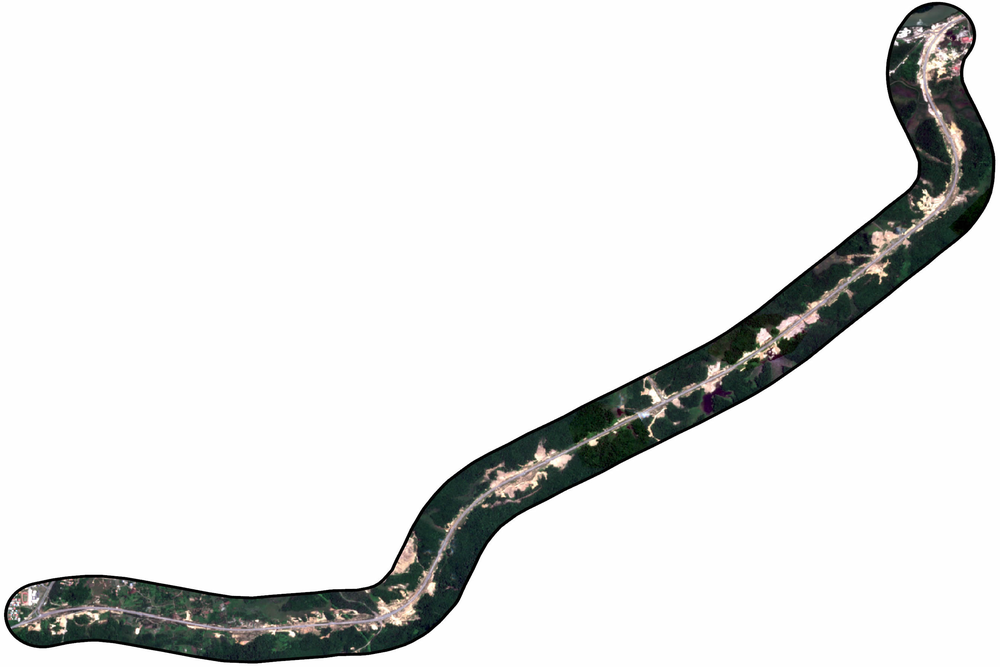
#> input picture Datasets/Raw Images/Images/2018_01.tif, 1000 x 667 px, shrunk from 2688 x 1792 before the run
$ python create_patches.py
#> lines starting #> are read from the running program, lines starting #| are printed output that depends on the picture
# this file helps in generating patches from the clip raster images that measure 2688 by 1792 pixels


import os
import cv2
import numpy as np
from patchify import patchify
from PIL import Image

root_directory = 'Datasets/'

patch_size = 128

img_dir=root_directory+"Raw Images/images/"
for path, subdirs, files in os.walk(img_dir):
    dirname = path.split(os.path.sep)[-1]
    images = os.listdir(path)  #List of all image names in this subdirectory
    for i, image_name in enumerate(images):
        if image_name.endswith(".tif"):
            image = cv2.imread(path+"/"+image_name, 1)  #Read each image as BGR
#> image is the input picture: shape (667, 1000, 3); mean B, G, R 228.4, 229.2, 228.5
            SIZE_X = (image.shape[1]//patch_size)*patch_size
#> SIZE_X = 896
            SIZE_Y = (image.shape[0]//patch_size)*patch_size
#> SIZE_Y = 640
            image = Image.fromarray(image)
            image = image.crop((0 ,0, SIZE_X, SIZE_Y))  #Crop from top left corner
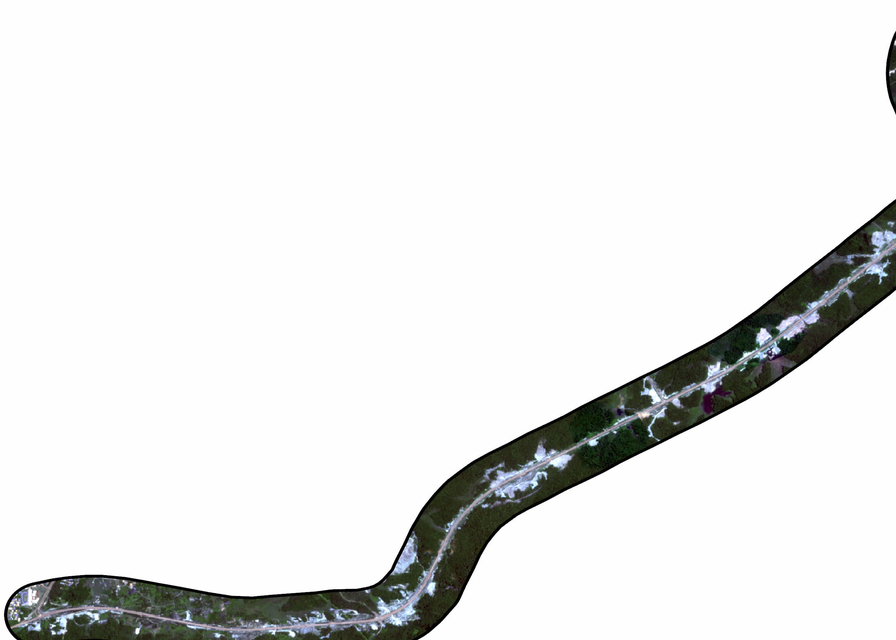
#> image: PIL image 896x640 RGB; mean R, G, B 232.5, 233.2, 232.5
            image = np.array(image)

            #Extract patches from each image
            print("Now patchifying image:", path+"/"+image_name)
#> (the run stopped early here; a loop or call above may not have finished)
